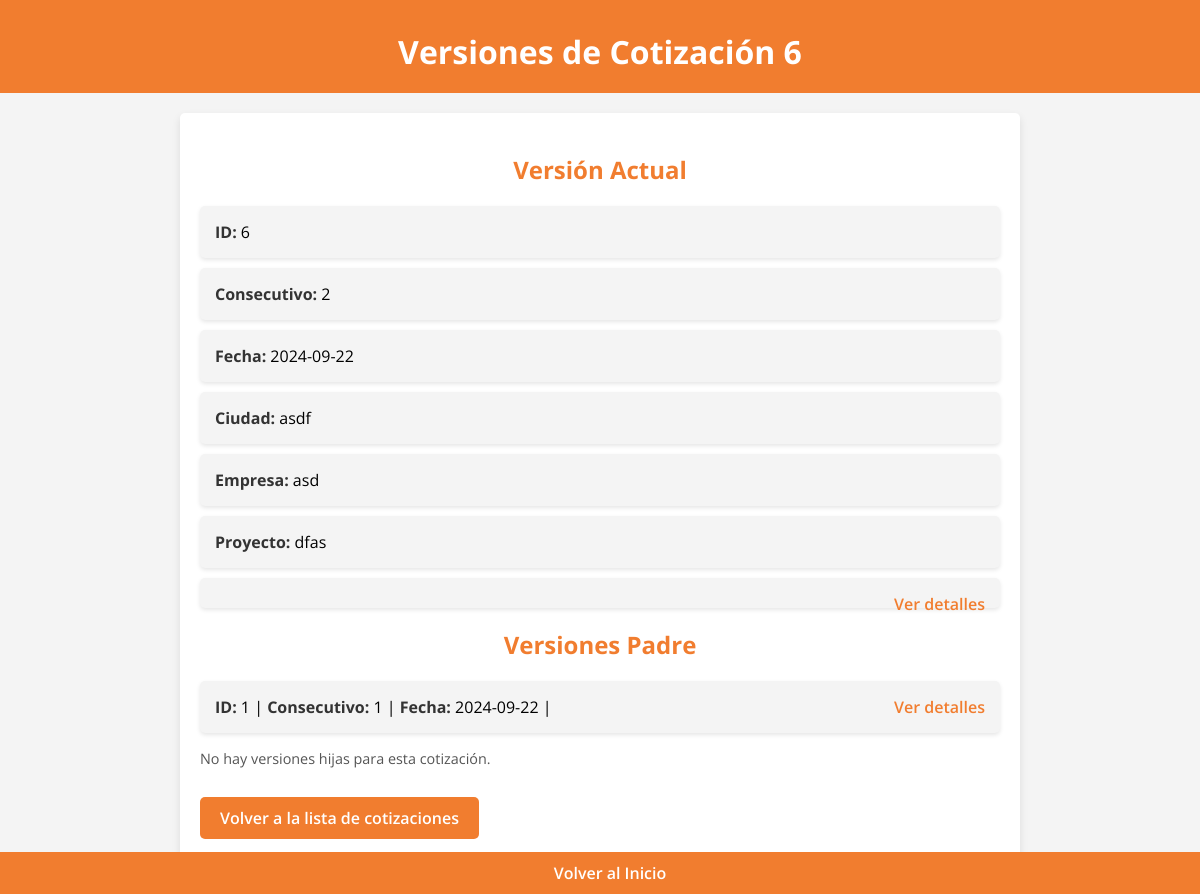
The app's page /versiones_cotizacion/6 with its own data.
### app.py (models this page shows, shortened)
class Cotizacion(db.Model):
    id = db.Column(db.Integer, primary_key=True)
    fecha = db.Column(db.Date, default=lambda: datetime.now(pytz.timezone('America/Bogota')).date())
    ciudad = db.Column(db.String(100), nullable=False)
    empresa = db.Column(db.String(100), nullable=False)
    proyecto = db.Column(db.String(100), nullable=False)
    plazo = db.Column(db.String(100), nullable=False)
    entrega = db.Column(db.String(100), nullable=False)
    anticipo = db.Column(db.Integer, nullable=False)
    p_acta = db.Column(db.Integer, nullable=False)
    f_acta = db.Column(db.Integer, nullable=False)
    consecutivo = db.Column(db.Integer, nullable=False)
    version_padre_id = db.Column(db.Integer, db.ForeignKey('cotizacion.id'), nullable=True)
    versiones = db.relationship('Cotizacion', backref=db.backref('version_padre', remote_side=[id]), lazy=True)
    productos_detalle = db.relationship('CotizacionProducto', backref='cotizacion', lazy=True)
    cliente_id = db.Column(db.Integer, db.ForeignKey('cliente.id'), nullable=False)
    cliente = db.relationship('Cliente', backref=db.backref('cotizaciones', lazy=True))
    servicio = db.Column(db.String(1000), nullable=False, default="v")

### app.py (the view)
@app.route('/versiones_cotizacion/<int:id>')
def listar_versiones(id):
    cotizacion = Cotizacion.query.get_or_404(id)
    versiones = Cotizacion.query.filter_by(version_padre_id=cotizacion.id).order_by(Cotizacion.consecutivo.desc()).all()
    padres = []
    padre = cotizacion.version_padre
    while padre:
        padres.append(padre)
        padre = padre.version_padre
    padres.reverse()  # Para mostrar desde el más antiguo al más reciente
    return render_template('versiones_cotizacion.html', cotizacion=cotizacion, versiones=versiones, padres=padres)

### templates/versiones_cotizacion.html (shortened to what this page needs)
<!DOCTYPE html>
<html lang="es">
<head>
    <link rel="stylesheet" href="{{ url_for('static', filename='styles.css') }}">
</head>
<body>
    <header>
        <h1>Versiones de Cotización {{ cotizacion.id }}</h1>
    </header>
    <main class="versions-container">
        <h2>Versión Actual</h2>
        <ul>
            <li><strong>ID:</strong> {{ cotizacion.id }}</li>
            <li><strong>Consecutivo:</strong> {{ cotizacion.consecutivo }}</li>
            <li><strong>Fecha:</strong> {{ cotizacion.fecha }}</li>
            <li><strong>Ciudad:</strong> {{ cotizacion.ciudad }}</li>
            <li><strong>Empresa:</strong> {{ cotizacion.empresa }}</li>
            <li><strong>Proyecto:</strong> {{ cotizacion.proyecto }}</li>
            <li><a href="{{ url_for('ver_cotizacion', id=cotizacion.id) }}">Ver detalles</a></li>
        </ul>
        {% if padres %}
        <h2>Versiones Padre</h2>
        <ul>
            {% for padre in padres %}
            <li>
                <strong>ID:</strong> {{ padre.id }} |
                <strong>Consecutivo:</strong> {{ padre.consecutivo }} |
                <strong>Fecha:</strong> {{ padre.fecha }} |
                <a href="{{ url_for('ver_cotizacion', id=padre.id) }}">Ver detalles</a>
            </li>
            {% endfor %}
        </ul>
        {% endif %}
        {% if versiones %}
        <h2>Versiones Hijas</h2>
        <ul>
            {% for version in versiones %}
            <li>
                <strong>ID:</strong> {{ version.id }} |
                <strong>Consecutivo:</strong> {{ version.consecutivo }} |
                <strong>Fecha:</strong> {{ version.fecha }} |
                <a href="{{ url_for('ver_cotizacion', id=version.id) }}">Ver detalles</a>
            </li>
            {% endfor %}
        </ul>
        {% else %}
        <p>No hay versiones hijas para esta cotización.</p>
        {% endif %}
        <a href="{{ url_for('listar_cotizaciones') }}" class="btn">Volver a la lista de cotizaciones</a>
    </main>
    <footer>
        <a href="/" class="support-link">Volver al Inicio</a>
    </footer>
</body>
</html>

### static/styles.css (style rules this page uses)
body { font-family: 'Open Sans', Arial, sans-serif; margin: 0; padding: 0; box-sizing: border-box; background-color: #f4f4f4; }
header { background-color: #f17d2f; color: white; padding: 20px; text-align: center; }
h1 { margin: 10px 0 0; font-size: 2rem; }
h2 { color: #f17d2f; }
p { font-size: 0.9rem; color: #555; }
.btn { display: block; margin: 15px 0; padding: 10px 15px; background-color: #f17d2f; color: white; border-radius: 5px; text-decoration: none; font-weight: 600; transition: background-color 0.3s ease; text-align: center; }
footer { background-color: #f17d2f; color: white; padding: 10px; text-align: center; position: fixed; width: 100%; bottom: 0; }
.support-link { color: white; text-decoration: none; font-weight: 600; }
.versions-container { max-width: 800px; margin: 20px auto; padding: 20px; background-color: white; border-radius: 5px; box-shadow: 0 4px 8px rgba(0, 0, 0, 0.1); }
.versions-container h1, .versions-container h2 { color: #f17d2f; text-align: center; }
.versions-container ul { list-style-type: none; padding: 0; }
.versions-container ul li { background-color: #f4f4f4; margin: 10px 0; padding: 15px; border-radius: 5px; box-shadow: 0 2px 4px rgba(0, 0, 0, 0.1); }
.versions-container ul li strong { color: #333; }
.versions-container ul li a { color: #f17d2f; text-decoration: none; font-weight: 600; float: right; }
.versions-container .btn { display: inline-block; margin: 15px auto; padding: 10px 20px; background-color: #f17d2f; color: white; border-radius: 5px; text-decoration: none; font-weight: 600; transition: background-color 0.3s ease; text-align: center; }

### records on screen
Cotizacion: id "6", consecutivo "2", fecha "2024-09-22", ciudad "asdf", empresa "asd", proyecto "dfas"
Cotizacion: id "1", consecutivo "1", fecha "2024-09-22"
